Frame 1 (no input): blank canvas, image omitted
Frame 60 (the mouse pressed at the canvas centre just before this capture): blank canvas, image omitted
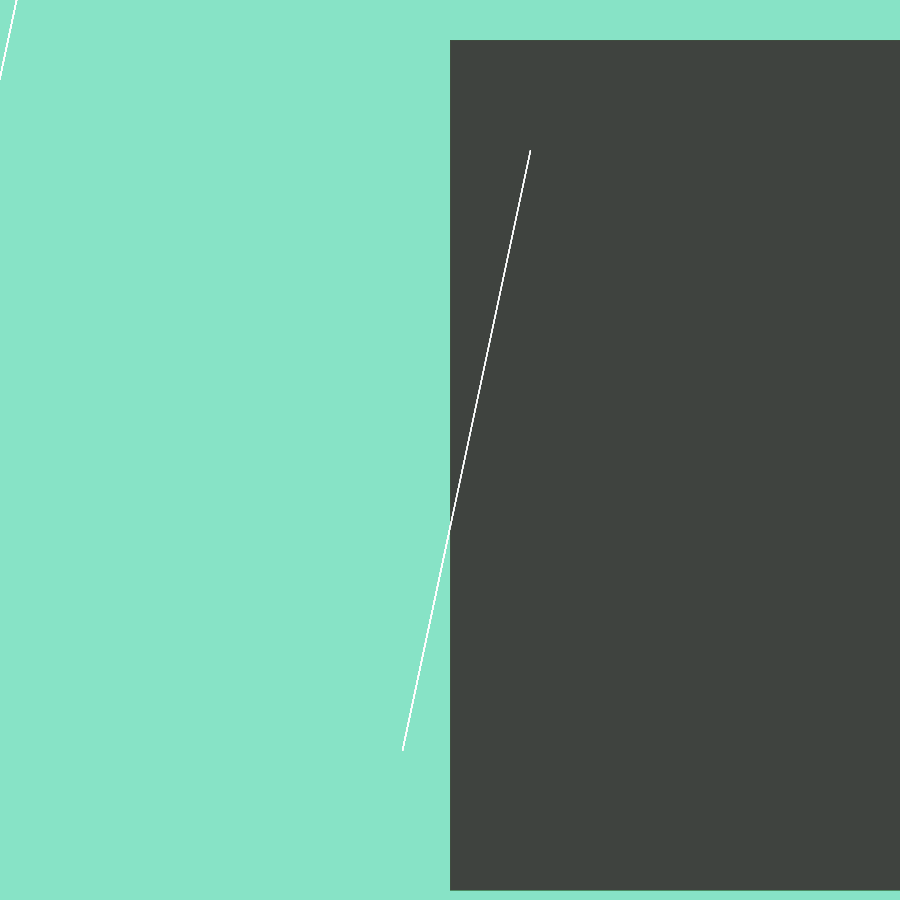
Frame 120 (the mouse held since frame 60 and released just before this capture)

The Processing sketch whose frames 1 and 60 were blank and that drew this single picture after the mouse press (run headless with seeded random() and noise(); from frame 60 on, the mouse is pressed at the canvas centre):

// Processing sketch: processing_186918
// ── processing_186918.pde

float px=80;
void setup (){size(900,900);background(135,227,198);}
 

void draw() {{
  float x = random(900);
  float y = random(900);
  float distancia = dist(width/600, height/900, 60, 90);
  if (distancia<50) {
   fill(206,69,0);
  }else{
    fill(50,10);
  }
   line(900,900,900,5);
}

{ if (mousePressed)rect(mouseX, 40, mouseX, 850);stroke(255);
line(mouseX-48, mouseY+300, mouseX +80, mouseY-300);stroke(49,97,65,5);} }
